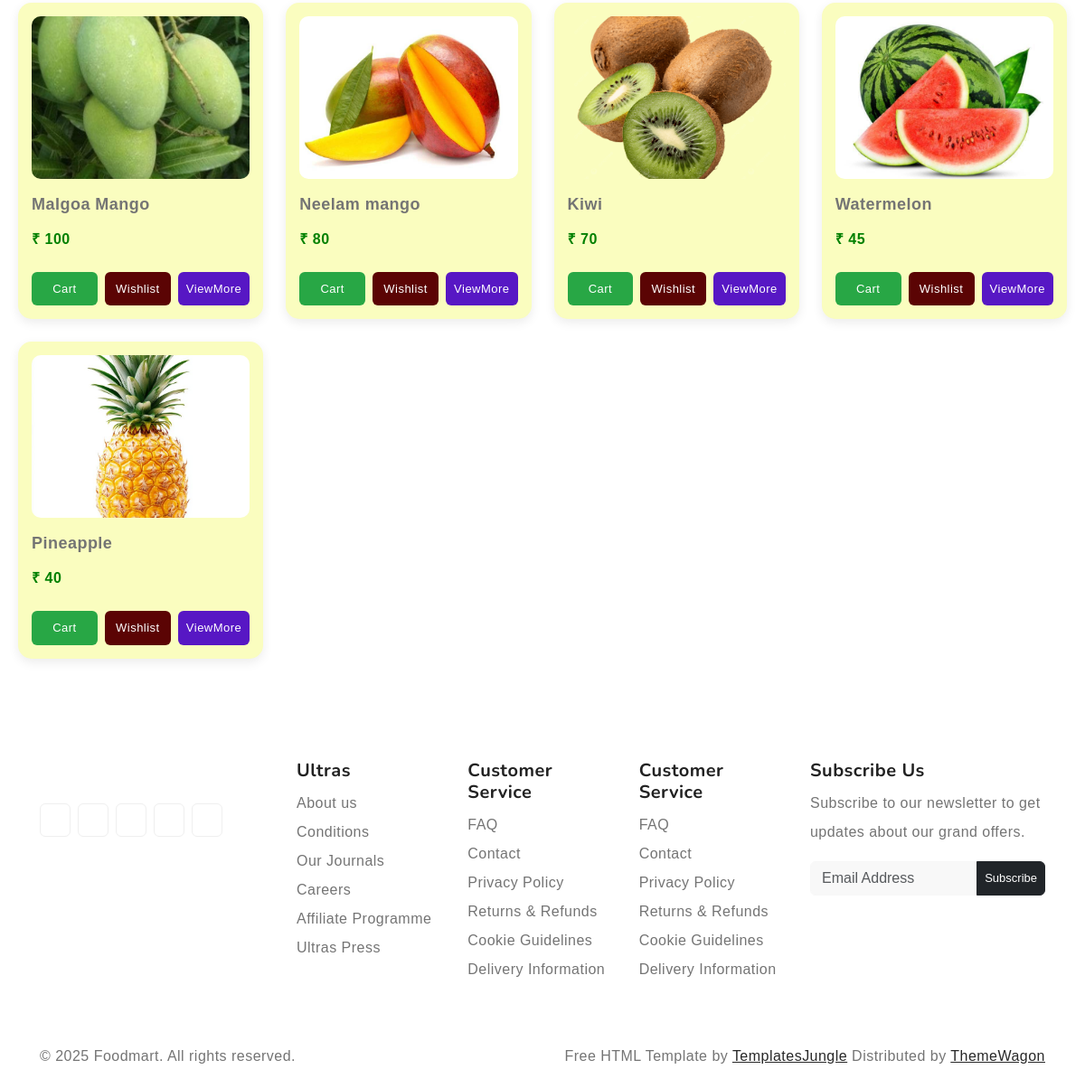
Before: /User/Viewproduct/ (lower part) with the older database file.
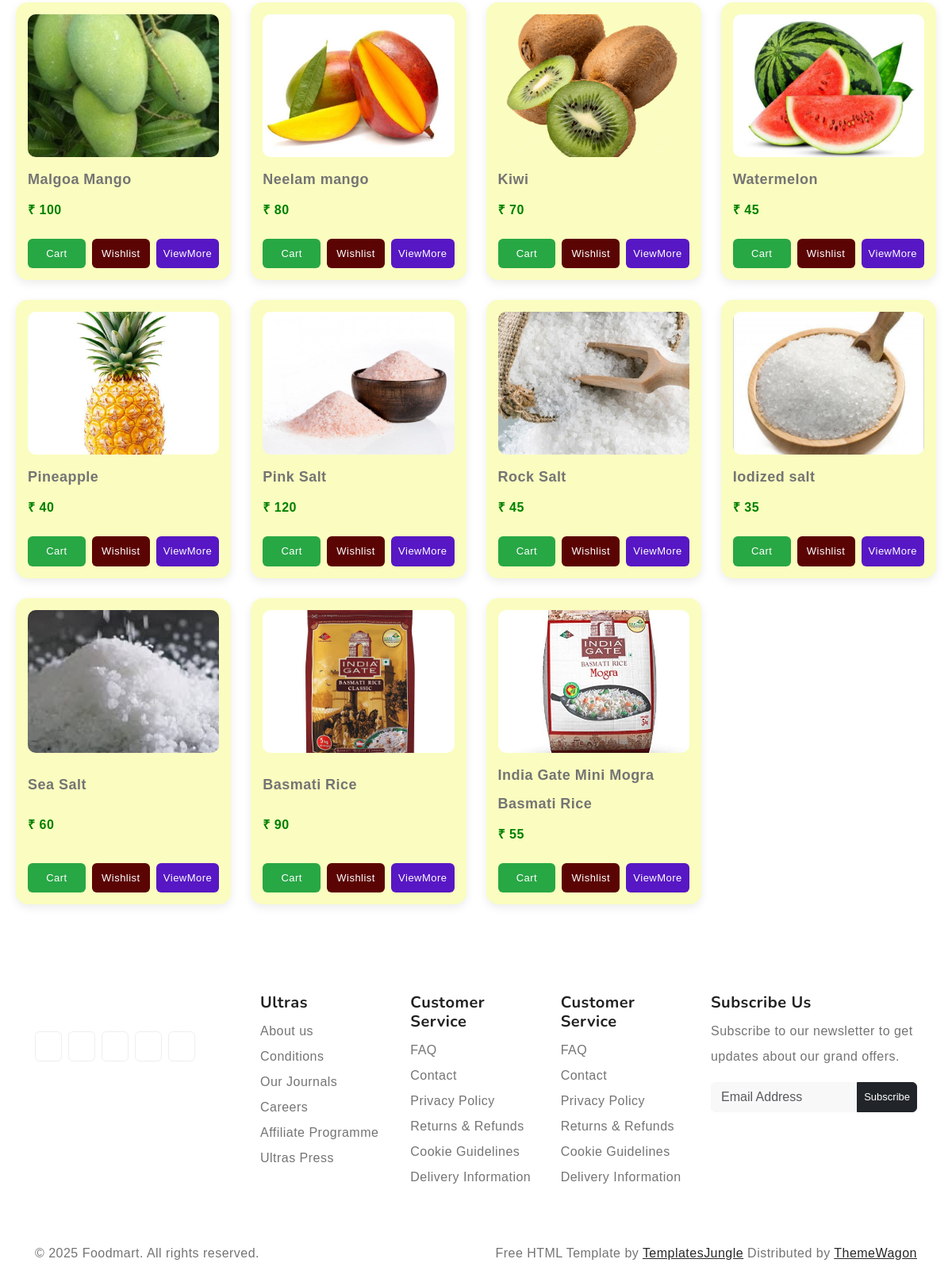
After: the same page with the newer database file.
### Seller/models.py (models this page shows)
class tbl_product(models.Model):
    UNIT= [
    ('kg', 'Kilogram'),   # weight
    ('g', 'Gram'),        # weight
    ('l', 'Litre'),       # volume
    ('ml', 'Millilitre'), # volume
]
    product_name=models.CharField(max_length=50)
    product_details=models.CharField(max_length=60)
    product_price=models.IntegerField(max_length=50)
    product_photo=models.FileField(upload_to ='Assets/ProductDocs')
    product_weight = models.IntegerField(null=True)
    weight_unit = models.CharField(max_length=10, choices=UNIT,null=True,blank=True)
    subcategory=models.ForeignKey(tbl_subcategory,on_delete=models.CASCADE)
    brand=models.ForeignKey(tbl_brand,on_delete=models.CASCADE)
    seller=models.ForeignKey(tbl_seller,on_delete=models.CASCADE)
    created_at = models.DateTimeField(auto_now_add=True, null=True, blank=True)

### User/views.py (the view, shortened to what this page needs)
# urls.py: path('Viewproduct/',views.Viewproduct,name="Viewproduct"),
def Viewproduct(request):
    productviewdata=tbl_product.objects.all()
    branddata=tbl_brand.objects.all()
    categorydata=tbl_category.objects.all()
    subcategorydata=tbl_subcategory.objects.all()
    placedata=tbl_place.objects.all()
    for i in productviewdata:
        total_stock = tbl_stock.objects.filter(
            product=i.id
        ).aggregate(total=Sum('stock_count'))['total'] or 0
        total_cart = tbl_cart.objects.filter(
            product=i.id,
            cart_status=1
        ).aggregate(total=Sum('cart_quantity'))['total'] or 0
        i.total_stock = total_stock - total_cart
        tot = 0
    return render(request,"User/Viewproduct.html",{'productviewdata':productviewdata,'branddata':branddata,'categorydata':categorydata,'subcategorydata':subcategorydata,'placedata':placedata})

### User/Templates/User/Viewproduct.html (shortened to what this page needs)
{% extends 'User/Head.html' %}
{% load static %}
{% block content %}
<br><br>
<!DOCTYPE html>
<html lang="en">
<head>
<link rel="stylesheet" href="https://cdnjs.cloudflare.com/ajax/libs/font-awesome/6.5.1/css/all.min.css">
</head>
<body>
<div class="product-grid">
{% for i in productviewdata %}
<div class="product-card">
    <img src="{{i.product_photo.url}}" alt="Product Image">
    <div class="product-name">{{ i.product_name }}</div>
    <div class="product-price">₹ {{ i.product_price }}</div>
    {% if i.total_stock <= 0 %}
        <div class="out-stock">Out Of Stock</div>
    {% else %}
        <div class="product-actions">
            <a class="btn btn-cart" href="{% url 'User:Addtocart' i.id %}">
                Cart
            </a>
            <a class="btn btn-wish" href="{% url 'User:Addwishlist' i.id %}">
                Wishlist
            </a>
            <a class="btn btn-view" href="{% url 'User:ViewMore' i.id %}">
                ViewMore
            </a>
        </div>
    {% endif %}
</div>
{% endfor %}
</div>
<br><br>
{% endblock content %}

Changed rows visible on the page:
added tbl_product: product_photo (picture), product_name "Pink Salt", product_price "120", shows "Cart"
added tbl_product: product_photo (picture), product_name "Rock Salt", product_price "45", shows "Cart"
added tbl_product: product_photo (picture), product_name "Iodized salt", product_price "35", shows "Cart"
added tbl_product: product_photo (picture), product_name "Sea Salt", product_price "60", shows "Cart"
added tbl_product: product_photo (picture), product_name "Basmati Rice", product_price "90", shows "Cart"
added tbl_product: product_photo (picture), product_name "India Gate Mini Mogra Basmati Rice", product_price "55", shows "Cart"
